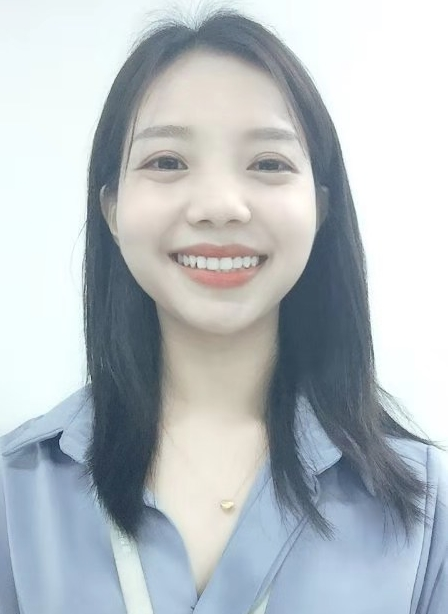
#> input picture opencv/img/zp.jpg, 448 x 614 px
$ python '29_人脸识别.py'
#> lines starting #> are read from the running program, lines starting #| are printed output that depends on the picture; after the words box and inside, x2 and y2 are one past the last pixel; in counts of white or black regions, pixels touching at a corner belong together
#encoding:utf-8
import  cv2 as cv
import matplotlib.pyplot as plt
import numpy as np

# 加载xml的特征文件
face_classifier = cv.CascadeClassifier("../img/haarcascade_frontalface_default.xml")
eye_classifier = cv.CascadeClassifier("../img/haarcascade_eye.xml")

# 加载人脸的图片
# lena = cv.imread("../img/lena.jpg")
lena = cv.imread("../img/zp.jpg")
#> lena is the input picture: shape (614, 448, 3); mean B, G, R 194.7, 189.9, 182

# 将彩图转成灰度图
lena_gray = cv.cvtColor(lena,cv.COLOR_BGR2GRAY)
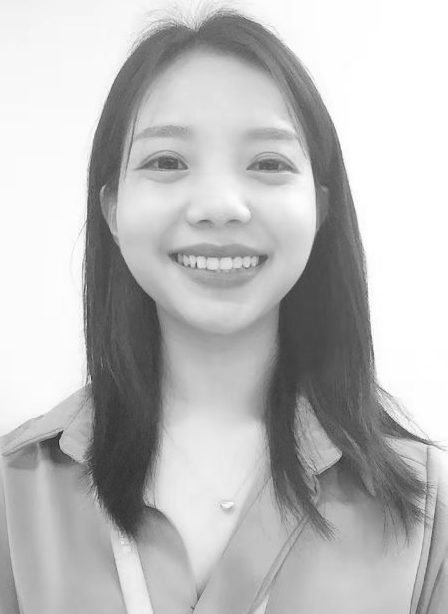
#> lena_gray: shape (614, 448); min 37, max 255, mean 188

# 调用人脸识别的api               1.人像图片， 2.缩放系数 3. 检测次数阈值
faces = face_classifier.detectMultiScale(lena_gray,1.3,3);
#> faces = [[79, 58, 273, 273]]

for x,y,w,h in faces:
    # 截取脸灰度图
    grayFace = lena_gray[y:y+h,x:x+w]
    colorFace = lena[y:y+h,x:x+w]
    eyes = eye_classifier.detectMultiScale(grayFace,1.2,5);

    for eye_x,eye_y,eye_w,eye_h in eyes:
        cv.rectangle(colorFace,(eye_x,eye_y),(eye_x+eye_w,eye_y+eye_h),(0,255,255),2)
    #cv.imshow("face",grayFace)

    cv.rectangle(lena,(x,y),(x+w,y+h),(0,0,255),2)
#> this loop made 1 pass
#> (x, y, w, h, eyes) on pass 1: (79, 58, 273, 273, [[80, 182, 36, 36], [51, 71, 68, 68], [155, 74, 66, 66]])
#> pass 1, `grayFace = lena_gray[y:y+h,x:x+w]`:
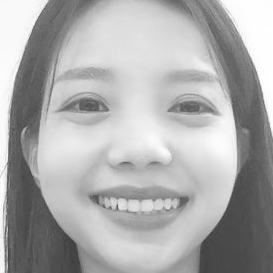
#> grayFace: shape (273, 273); min 58, max 255, mean 172.4
#> pass 1, `colorFace = lena[y:y+h,x:x+w]`:
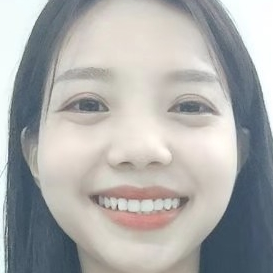
#> colorFace: shape (273, 273, 3); mean B, G, R 171.4, 172.6, 172.2
#> after the loop:
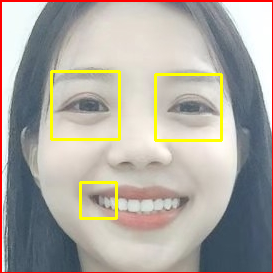
#> colorFace: shape (273, 273, 3); 4.91% of pixels changed, all inside (x1, y1, x2, y2) = (0, 0, 273, 273)
#> after the loop:
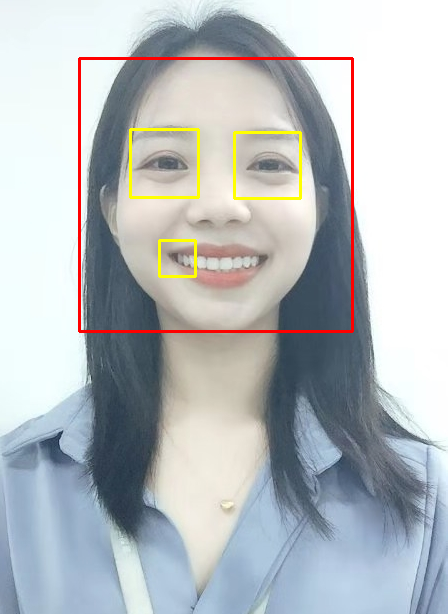
#> lena: shape (614, 448, 3); 1.93% of pixels changed, all inside (x1, y1, x2, y2) = (78, 57, 354, 333)

cv.imshow("src",lena)
cv.waitKey()
